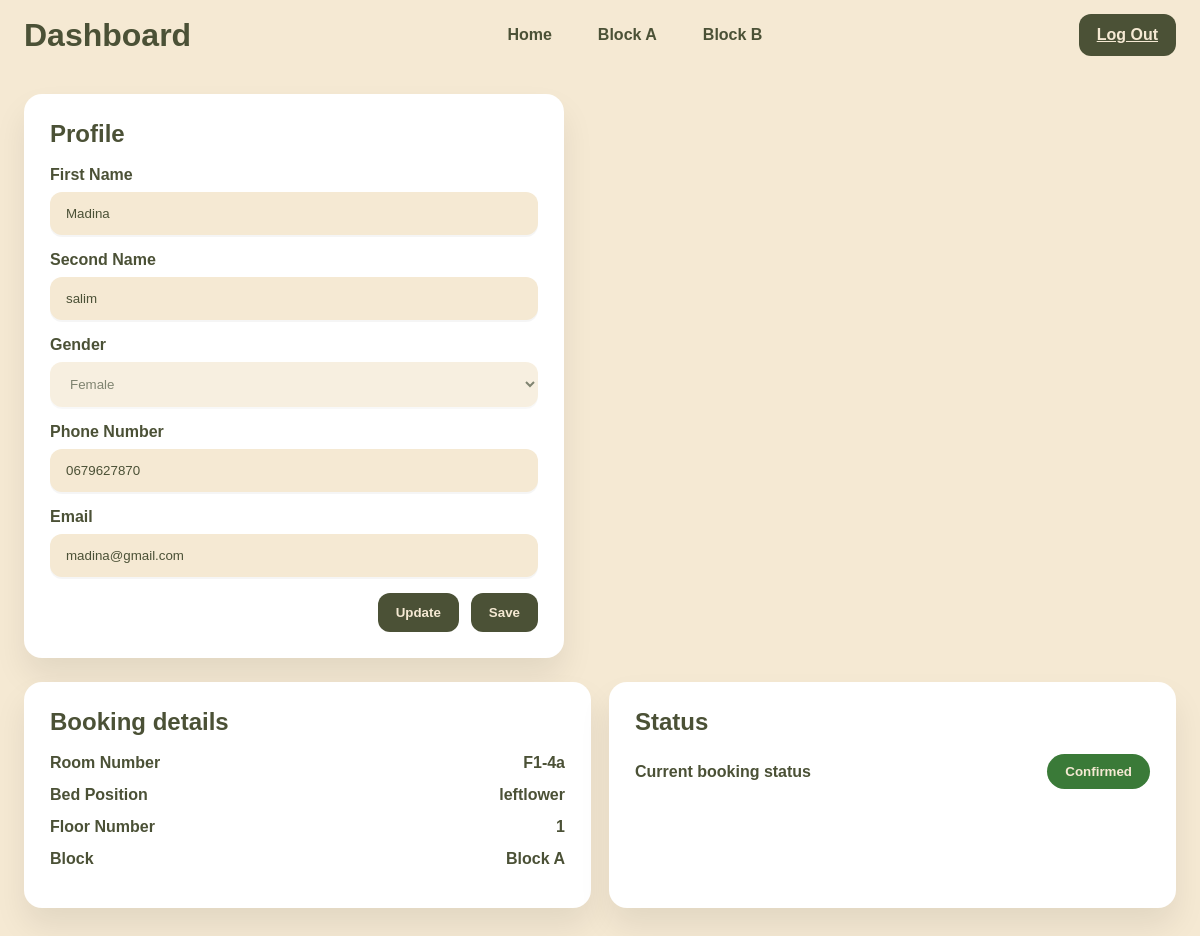
/userdb.php (signed in), run on the app's committed database.
### tables this page shows
CREATE TABLE `users` (
  `user_id` int(11) NOT NULL,
  `full_name` varchar(100) NOT NULL,
  `email` varchar(100) NOT NULL,
  `phone` varchar(20) NOT NULL,
  `gender` enum('male','female') DEFAULT NULL,
  `password` varchar(255) NOT NULL,
  `role` enum('admin','student') NOT NULL,
  `created_at` timestamp NOT NULL DEFAULT current_timestamp() ON UPDATE current_timestamp()
);

CREATE TABLE `bookings` (
  `booking_id` int(11) NOT NULL,
  `user_id` int(11) NOT NULL,
  `bed_id` int(11) NOT NULL,
  `booking_date` date NOT NULL,
  `status` enum('Pending','Confirmed','Cancelled') NOT NULL
);

CREATE TABLE `rooms` (
  `room_id` int(11) NOT NULL,
  `block_id` int(11) NOT NULL,
  `room_number` varchar(20) NOT NULL,
  `floor` int(11) NOT NULL,
  `room_type` enum('Double','Quadro') NOT NULL,
  `capacity` int(11) NOT NULL,
  `price` decimal(10,2) NOT NULL,
  `status` enum('Available','Full') NOT NULL,
  `image` varchar(255) NOT NULL
);

CREATE TABLE `beds` (
  `bed_id` int(11) NOT NULL,
  `room_id` int(11) NOT NULL,
  `bunk_number` int(11) NOT NULL,
  `bed_position` varchar(50) NOT NULL,
  `status` enum('Available','Occupied') NOT NULL
);

CREATE TABLE `blocks` (
  `block_id` int(11) NOT NULL,
  `block_name` varchar(100) NOT NULL
);

### userdb.php (the view, shortened to what this page needs)
<?php
require_once 'db.php';
$user_id = $_SESSION['user_id'];
$stmt = $conn->prepare('SELECT full_name, email, phone, gender FROM users WHERE user_id = ? LIMIT 1');
$stmt->bind_param('i', $user_id);
$stmt->execute();
$stmt->bind_result($full_name, $email, $phone, $gender);
$first_name = '';
$last_name = '';
if (strpos($full_name, ' ') !== false) {
    [$first_name, $last_name] = explode(' ', $full_name, 2);
} else {
    $first_name = $full_name;
}
$booking = null;
$booking_stmt = $conn->prepare(
    'SELECT rooms.room_number, beds.bed_position, rooms.floor, blocks.block_name, bookings.status
     FROM bookings
     LEFT JOIN beds ON bookings.bed_id = beds.bed_id
     LEFT JOIN rooms ON beds.room_id = rooms.room_id
     LEFT JOIN blocks ON rooms.block_id = blocks.block_id
     WHERE bookings.user_id = ?
     ORDER BY bookings.booking_date DESC
     LIMIT 1'
);
$booking_stmt->bind_param('i', $user_id);
$booking_stmt->execute();
$booking_stmt->bind_result($room_number, $bed_position, $floor, $block_name, $booking_status);
if ($booking_stmt->fetch()) {
    $booking = [
        'room_number' => $room_number,
        'bed_position' => $bed_position,
        'floor' => $floor,
        'block_name' => $block_name,
        'status' => $booking_status,
    ];
}
$statusLabel = 'Pending';
$statusClass = 'pending';
if (!empty($booking['status'])) {
    if ($booking['status'] === 'Confirmed') {
        $statusLabel = 'Confirmed';
        $statusClass = 'confirmed';
    } elseif ($booking['status'] === 'Cancelled') {
        $statusLabel = 'Cancelled';
        $statusClass = 'cancelled';
    } else {
        $statusLabel = 'Pending';
        $statusClass = 'pending';
    }
}
?>
<!DOCTYPE html>
<html lang="en">
<head>
  <link rel="stylesheet" href="userdbstylesheet.css">
</head>
<body>
  <header class="navbar">
    <div class="navbar-left">
      <h1>Dashboard</h1>
    </div>
    <div class="navbar-center">
      <a href="shhomepage.php">Home</a>
      <a href="blocka.php">Block A</a>
      <a href="blockb.php">Block B</a>
    </div>
    <div class="navbar-right">
      <a class="button logout" href="logout.php">Log Out</a>
    </div>
  </header>
  <main class="main-content">
    <div class="cards-container profile-area">
    <div class="card profile-card">
      <h2 class="card-heading">Profile</h2>
      <form id="profileForm" method="POST">
        <label class="profile-field">
        <span>First Name</span>
        <input class="profile-input" type="text" name="first_name" value="<?php echo htmlspecialchars($first_name); ?>" readonly required>
        </label>
        <label class="profile-field">
        <span>Second Name</span>
        <input class="profile-input" type="text" name="last_name" value="<?php echo htmlspecialchars($last_name); ?>" readonly required>
        </label>
        <label class="profile-field">
          <span>Gender</span>
          <select class="profile-input" name="gender" disabled required>
          <option value="female" <?php echo $gender === 'female' ? 'selected' : ''; ?>>Female</option>
          </select>
        </label>
        <label class="profile-field">
          <span>Phone Number</span>
          <input class="profile-input" type="text" name="phone" value="<?php echo htmlspecialchars($phone); ?>" readonly required>
        </label>
      <label class="profile-field">
        <span>Email</span>
        <input class="profile-input" type="email" name="email" value="<?php echo htmlspecialchars($email); ?>" readonly required>
      </label>
        <div class="profile-actions">
        <button type="button" class="button" id="editProfileBtn">Update</button>
        <button type="submit" name="action" value="save_profile" class="button" id="saveProfileBtn" hidden>Save</button>
      </div>
      </form>
      </div>
    </div>
    <div class="cards-container booking-area">
    <div class="card booking-card">
      <h2 class="card-heading">Booking details</h2>
      <div class="booking-line"><span>Room Number</span><strong><?php echo htmlspecialchars($booking['room_number'] ?? 'Not assigned'); ?></strong></div>
      <div class="booking-line"><span>Bed Position</span><strong><?php echo htmlspecialchars($booking['bed_position'] ?? 'Not assigned'); ?></strong></div>
      <div class="booking-line"><span>Floor Number</span><strong><?php echo htmlspecialchars($booking['floor'] ?? 'Not assigned'); ?></strong></div>
      <div class="booking-line"><span>Block</span><strong><?php echo htmlspecialchars($booking['block_name'] ?? 'Not assigned'); ?></strong></div>
    </div>
    <div class="card status-card">
      <h2 class="card-heading">Status</h2>
      <div class="status-row">
      <span>Current booking status</span>
      <button class="status-button <?php echo $statusClass; ?>" type="button"><?php echo htmlspecialchars($statusLabel); ?></button>
    </div>
    </div>
    </div>
  </main>
</body>
</html>

### userdbstylesheet.css (style rules this page uses)
* { box-sizing:border-box; margin:0; padding:0; font-family: Arial, Helvetica, sans-serif; }
body { background:#F5E9D3; color:#4B5136; }
.navbar { display:flex; align-items:center; justify-content:space-between; padding:14px 24px; background:#F5E9D3; color:#4B5136; border-bottom:none; }
.navbar-left h1, .navbar-center a, .navbar-right a { color:#4B5136; margin:0; }
.navbar-center { display:flex; align-items:center; justify-content:center; gap:18px; flex:1; }
.navbar-center a { text-decoration:none; color:#4B5136; font-weight:700; padding:10px 14px; border-radius:10px; }
.navbar-right { display:flex; align-items:center; gap:12px; }
.navbar-right .button { background:#4B5136; color:#F5E9D3; }
.main-content { padding:24px; }
.cards-container { display:flex; flex-wrap:wrap; gap:18px; margin-bottom:24px; }
.profile-area { width:100%; max-width:540px; }
.booking-area { width:100%; }
.card { flex:1 1 320px; min-width:280px; background:#fff; color:#4B5136; padding:26px; border-radius:18px; box-shadow:0 18px 32px rgba(0,0,0,0.08); }
.card-heading { width:100%; margin-bottom:18px; color:#4B5136; }
.profile-field { display:flex; flex-direction:column; margin-bottom:16px; gap:8px; }
.profile-field span { font-weight:700; color:#4B5136; }
.profile-input { width:100%; padding:14px 16px; border:none; border-radius:12px; background:#F5E9D3; color:#4B5136; box-shadow:0 2px 0 rgba(0,0,0,0.04); cursor:pointer; }
.profile-actions { display:flex; justify-content:flex-end; gap:12px; margin-top:8px; }
.booking-card .booking-line, .status-card .status-row { display:flex; align-items:center; justify-content:space-between; gap:12px; margin-bottom:14px; }
.booking-card .booking-line span, .status-card .status-row span { font-weight:700; }
.status-button { border:none; border-radius:999px; padding:10px 18px; font-weight:700; cursor:default; }
.status-button.confirmed { background:#3a7a38; color:#F5E9D3; }
.button { display:inline-flex; align-items:center; justify-content:center; padding:12px 18px; background:#4B5136; color:#F5E9D3; border:none; border-radius:12px; cursor:pointer; font-weight:700; }

### data on the page
users: gender "Female", phone "0679627870", email "madina@gmail.com"
bookings: rooms.room_number "F1-4a", bed.bed_position "leftlower", rooms.floor "1", blocks.block_name "Block A", status "Confirmed"
